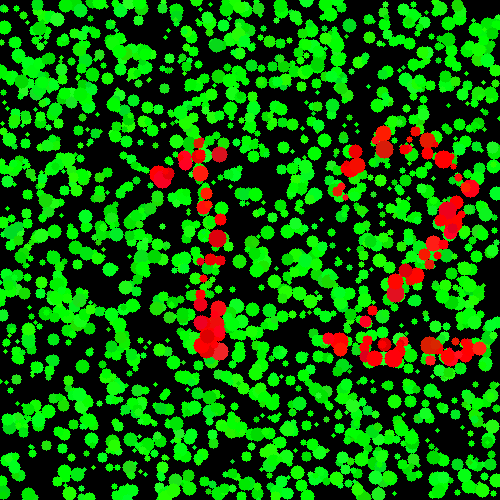
#> input picture plate1.png, 500 x 500 px, found by its file name
$ python create_master_comparison.py   (older library calls are emulated)
#> lines starting #> are read from the running program, lines starting #| are printed output that depends on the picture; after the words box and inside, x2 and y2 are one past the last pixel; in counts of white or black regions, pixels touching at a corner belong together
### colorblind_correction.py
"""
Color Blindness Correction System
Real-time camera application to help colorblind individuals see colors more accurately.
Supports Protanopia, Deuteranopia, and Tritanopia correction.
"""

import cv2
import numpy as np
import argparse
import time
from typing import Tuple, Union


class ColorBlindnessCorrector:
    """
    Implements Daltonization algorithms for color blindness correction.
    Uses LMS (Long, Medium, Short wavelength) color space transformation.
    """

    def __init__(self):
        # RGB to LMS transformation matrix
        self.rgb2lms = np.array([
            [17.8824, 43.5161, 4.11935],
            [3.45565, 27.1554, 3.86714],
            [0.0299566, 0.184309, 1.46709]
        ])

        # LMS to RGB transformation matrix (inverse)
        self.lms2rgb = np.linalg.inv(self.rgb2lms)

        # Simulation matrices for different types of color blindness
        # Protanopia (red-blind) - missing L-cones
        self.protanopia_sim = np.array([
            [0.0, 2.02344, -2.52581],
            [0.0, 1.0, 0.0],
            [0.0, 0.0, 1.0]
        ])

        # Deuteranopia (green-blind) - missing M-cones
        self.deuteranopia_sim = np.array([
            [1.0, 0.0, 0.0],
            [0.494207, 0.0, 1.24827],
            [0.0, 0.0, 1.0]
        ])

        # Tritanopia (blue-blind) - missing S-cones
        self.tritanopia_sim = np.array([
            [1.0, 0.0, 0.0],
            [0.0, 1.0, 0.0],
            [-0.395913, 0.801109, 0.0]
        ])

        self.combined_matrices = self._precompute_matrices()
        self.selective_mode = True
        self.current_mode = 'normal'

    def _precompute_matrices(self):
        """Precompute the combined RGB-to-RGB correction matrices and simulation matrices."""
        matrices = {}
        identity = np.eye(3)

        # We also need pure simulation matrices for masking
        self.sim_rgb_matrices = {}

        for cb_type in ['protanopia', 'deuteranopia', 'tritanopia']:
            # Simulation matrix in LMS
            if cb_type == 'protanopia':
                sim_lms = self.protanopia_sim
                err_corr = np.array([
                    [0, 0, 0],
                    [0.7, 1, 0],
                    [0.7, 0, 1]
                ])
            elif cb_type == 'deuteranopia':
                sim_lms = self.deuteranopia_sim
                err_corr = np.array([
                    [1, 0.7, 0],
                    [0, 0, 0],
                    [0, 0.7, 1]
                ])
            else: # tritanopia
                sim_lms = self.tritanopia_sim
                err_corr = np.array([
                    [1, 0, 0.7],
                    [0, 1, 0.7],
                    [0, 0, 0]
                ])

            # 1. Direct RGB simulation matrix (for masking)
            # M_sim_rgb = M_rgb2lms @ M_sim_lms @ M_lms2rgb
            sim_rgb = self.rgb2lms @ sim_lms @ self.lms2rgb
            self.sim_rgb_matrices[cb_type] = sim_rgb

            # 2. Combined Daltonization matrix
            # M_combined = M_rgb2lms @ (I + (I - M_sim_lms) @ M_err_corr) @ M_lms2rgb
            diff = identity - sim_lms
            correction = diff @ err_corr
            total_lms_transform = identity + correction
            combined = self.rgb2lms @ total_lms_transform @ self.lms2rgb

            matrices[cb_type] = combined
#> in create_master_comparison, original is the input picture: shape (500, 500, 3); mean B, G, R 4.7, 100.6, 14.7

        return matrices

    # [46 lines left out: functions rgb_to_lms, lms_to_rgb, simulate_colorblindness, not called in this run]

    def daltonize(self, rgb_image: np.ndarray, cb_type: str) -> np.ndarray:
        """
        ULTIMATE DALTONIZATION ENGINE (Limitless Version).
        1. Machado Spectral Logic
        2. Temporal Stabilization
        3. Local Contrast Enhancement
        """
#> called with cb_type = 'protanopia'
        if cb_type not in self.combined_matrices:
            return rgb_image

        h, w = rgb_image.shape[:2]
#> h = 400; w = 400
        float_img = rgb_image.astype(np.float32)

        # 1. Physiologically-Balanced Correction
        mat = self.combined_matrices[cb_type]
        full_corrected = cv2.transform(float_img, mat)

        # 2. Perceptual Luminance Preservation (CIELAB)
        lab_orig = cv2.cvtColor(rgb_image, cv2.COLOR_BGR2Lab).astype(np.float32)
        lab_corr = cv2.cvtColor(np.clip(full_corrected, 0, 255).astype(np.uint8), cv2.COLOR_BGR2Lab).astype(np.float32)
        lab_corr[:,:,0] = lab_orig[:,:,0]

        full_corrected_p = cv2.cvtColor(lab_corr.astype(np.uint8), cv2.COLOR_Lab2BGR).astype(np.float32)

        # 3. Temporal Selection Mask (Object-Lock Logic)
        hsv = cv2.cvtColor(rgb_image, cv2.COLOR_BGR2HSV).astype(np.float32)
        h_chan, s_chan, v_chan = cv2.split(hsv)

        # Advanced Gaussian Hue Detection
        if cb_type == 'protanopia':
            dist_h = np.minimum(np.abs(h_chan - 0), np.abs(h_chan - 180))
            hue_weight = np.exp(-0.5 * (dist_h / 8.0)**2)
        elif cb_type == 'deuteranopia':
            dist_h = np.abs(h_chan - 60)
            hue_weight = np.exp(-0.5 * (dist_h / 12.0)**2)
        elif cb_type == 'tritanopia':
            dist_h = np.abs(h_chan - 120)
            hue_weight = np.exp(-0.5 * (dist_h / 15.0)**2)
        else:
            hue_weight = np.ones_like(h_chan)

        # Precise Saturation Gating
        sat_weight = np.clip((s_chan - 35) / 50.0, 0, 1)
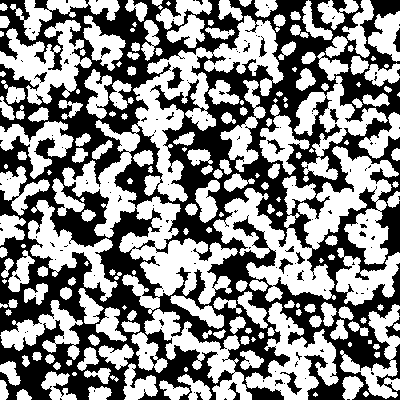
#> sat_weight: shape (400, 400) float32; values 0 (black) and 1 (white), 53.7% white; 138 black regions (117 under 20 px), largest, box (x1, y1, x2, y2) and area: (0, 0, 400, 400) 72309, (167, 67, 184, 89) 181, (280, 372, 302, 395) 152
        curr_mask = (hue_weight * sat_weight)

        # Object-Lock (Temporal Stabilization)
        if not hasattr(self, '_mask_ema') or self._mask_ema.shape != curr_mask.shape:
            self._mask_ema = curr_mask
        else:
            self._mask_ema = cv2.addWeighted(curr_mask, 0.7, self._mask_ema, 0.3, 0)

        # Refine mask edges
        mask = cv2.bilateralFilter(self._mask_ema.astype(np.float32), 7, 0.3, 5)
        mask = np.expand_dims(mask, axis=2)

        # 4. Strategic Sharpness Injection
        gray = cv2.cvtColor(rgb_image, cv2.COLOR_BGR2GRAY)
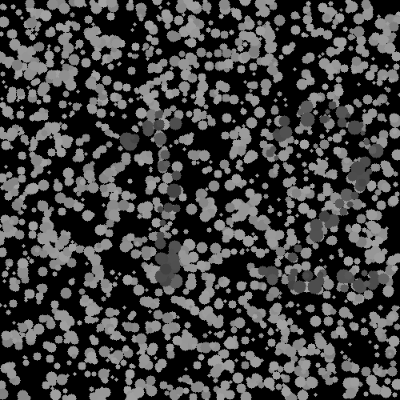
#> gray: shape (400, 400); min 0, max 165, mean 64
        laplacian = cv2.Laplacian(gray, cv2.CV_32F, ksize=3)
        sharpening = cv2.GaussianBlur(laplacian, (3, 3), 0)
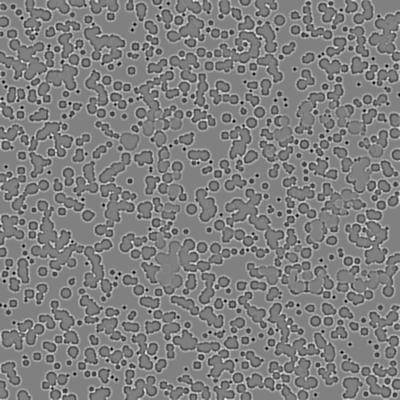
#> sharpening: shape (400, 400) float32; min -470.2, max 462.5, mean 0.2; drawn with min black and max white
        float_img = float_img + (np.expand_dims(sharpening, axis=2) * mask * 0.5)
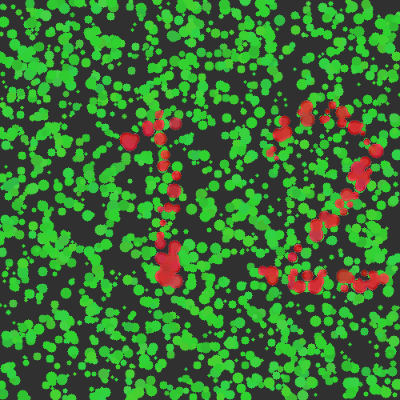
#> float_img: shape (400, 400, 3) float32; mean B, G, R 4.7, 100.6, 14.7; drawn with min black and max white

        # 5. Final Ultimate Blend
        diff = full_corrected_p - float_img
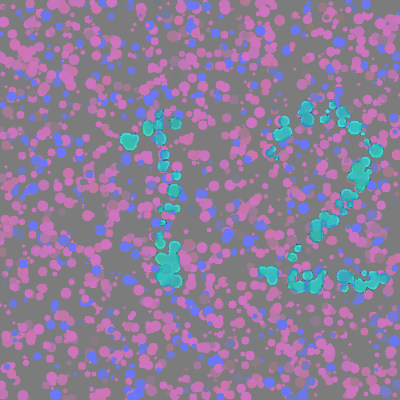
#> diff: shape (400, 400, 3) float32; mean B, G, R 53.9, 1, 30.4; drawn with min black and max white
        selective_corrected = float_img + (diff * mask)

        return np.clip(selective_corrected, 0, 255).astype(np.uint8)

    # [23 lines left out: functions process_frame, set_mode, toggle_selective, not called in this run]


class ColorBlindnessApp:
    """Main application for real-time color blindness correction."""

    # [224 lines left out: functions __init__, initialize_camera, reconnect_camera, draw_ui, run, main, not called in this run]


# [2 lines that do not run on import are left out]


# Project finalized
# Project finalized

### create_master_comparison.py
import cv2
import numpy as np
import os
from colorblind_correction import ColorBlindnessCorrector

def create_master_comparison():
    corrector = ColorBlindnessCorrector()
    plates_dir = "ishihara_plates"
    output_file = "master_ishihara_comparison.png"

    # We'll use 3 plates and 1 correction type for the main showcase
    plates = ["plate1.png", "plate2.png", "plate3.png"]
    mode = 'protanopia' # Most common test

    rows = []
    font = cv2.FONT_HERSHEY_SIMPLEX

    for plate_name in plates:
        plate_path = os.path.join(plates_dir, plate_name)
        if not os.path.exists(plate_path):
            continue

        original = cv2.imread(plate_path)
        # Resize for consistent grid if needed, though our generator makes them 500x500
        original = cv2.resize(original, (400, 400))

        # Apply correction
        corrected = corrector.daltonize(original, mode)

        # Add labels to individual images before stacking
        cv2.putText(original, "Original", (10, 30), font, 0.8, (255, 255, 255), 2)
#> original: shape (400, 400, 3); mean B, G, R 5.8, 101.2, 15.8
        cv2.putText(corrected, f"Corrected", (10, 30), font, 0.8, (255, 255, 255), 2)
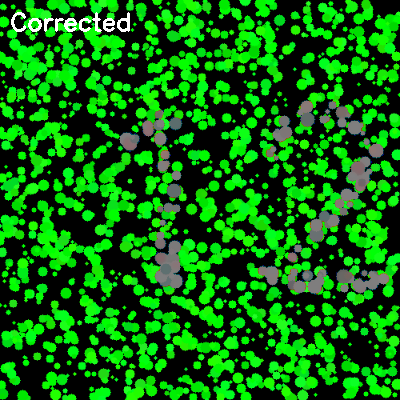
#> corrected: shape (400, 400, 3); mean B, G, R 10.8, 106.2, 10.7

        # Combine side-by-side
        row = np.hstack((original, corrected))
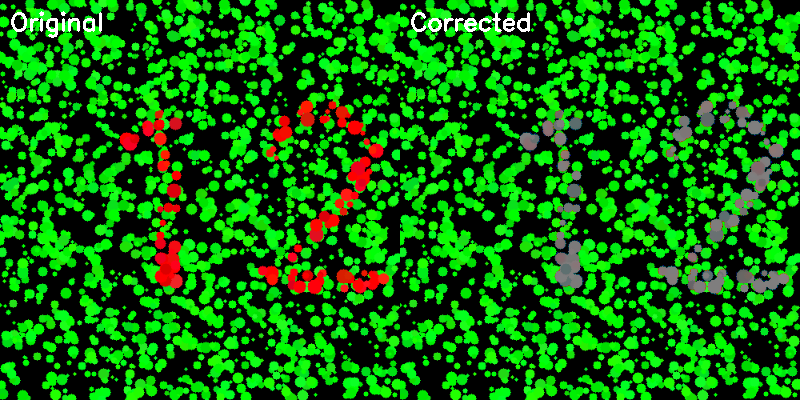
#> row: shape (400, 800, 3); mean B, G, R 8.3, 103.7, 13.2
        rows.append(row)
#> pass 2 of the loop in create_master_comparison, `for plate_name in plates:`:
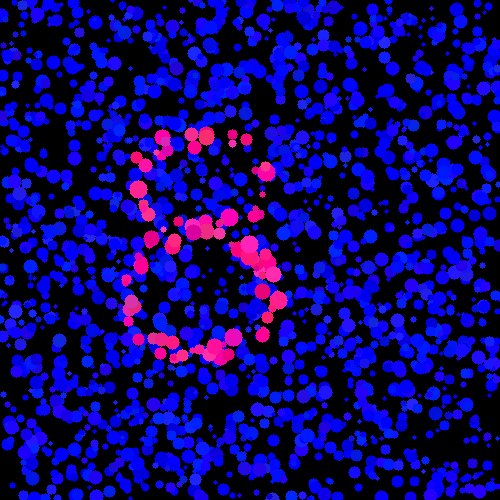
#> input picture plate2.png, 500 x 500 px, found by its file name
#> in create_master_comparison, original is the input picture: shape (500, 500, 3); mean B, G, R 104.6, 4.5, 12.5
#> in daltonize (call 2), `sat_weight = np.clip((s_chan - 35) / 50.0, 0, 1)`:
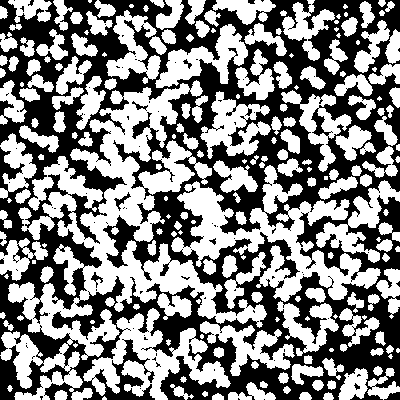
#> sat_weight: shape (400, 400) float32; values 0 (black) and 1 (white), 52.6% white; 89 black regions (78 under 20 px), largest, box (x1, y1, x2, y2) and area: (0, 0, 400, 400) 75199, (384, 392, 400, 400) 88, (114, 192, 131, 211) 86
#> in daltonize (call 2), `laplacian = cv2.Laplacian(gray, cv2.CV_32F, ksize=3)`:
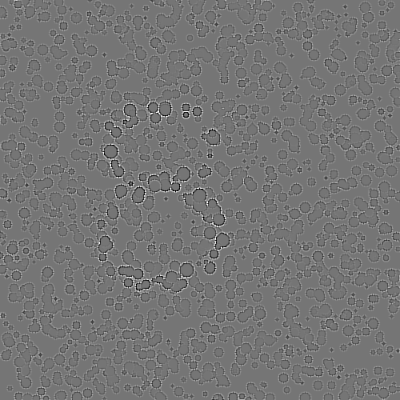
#> laplacian: shape (400, 400) float32; min -518, max 602, mean 0.1; drawn with min black and max white

    if not rows:
        print("No plates found to compare.")
        return

    # Stack all rows vertically
    master = np.vstack(rows)

    # Add a header
    header = np.zeros((60, master.shape[1], 3), dtype=np.uint8)
    cv2.putText(header, f"Ishihara Plate Study: Protanopia Correction Results", (20, 40), font, 1, (255, 255, 255), 2)

    final_image = np.vstack((header, master))

    cv2.imwrite(output_file, final_image)
    print(f"Master comparison saved to: {output_file}")

if __name__ == "__main__":
    create_master_comparison()
